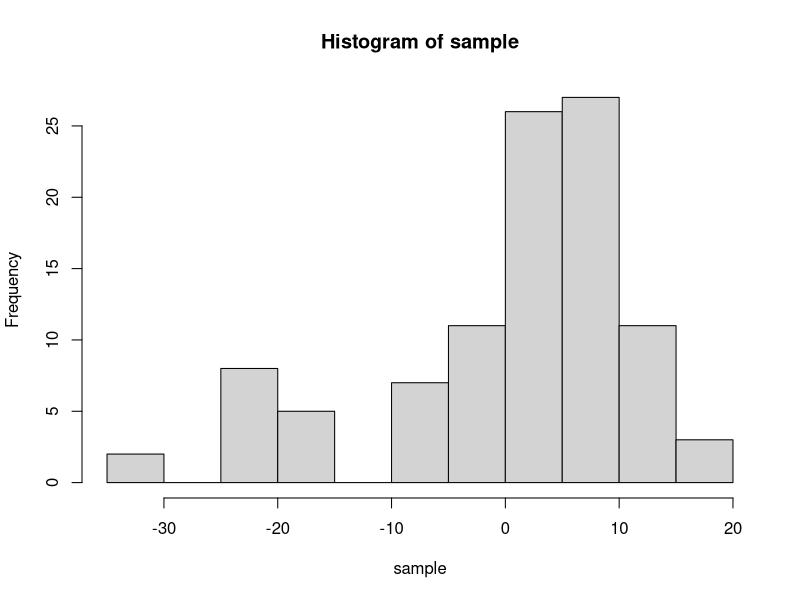
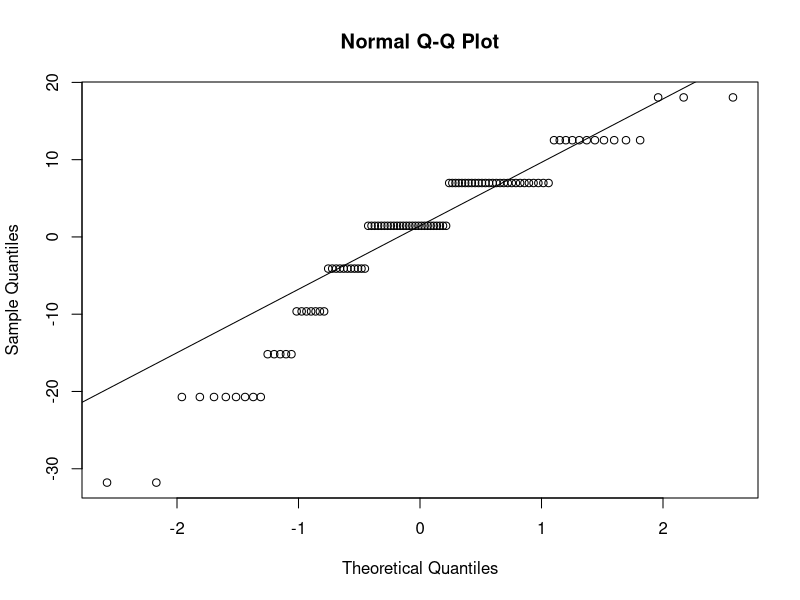

The R source for these figures, in order:
## ---- chunk 1
knitr::opts_chunk$set(echo = TRUE)
## ---- chunk 2
Nattempts = 1000
nsample = 100
for (i in 1:Nattempts)  # can be written without the for loop (nicer) !
{
  poisson_sample = rpois(nsample, lambda = 3)
  sample = sqrt(nsample) * (mean(poisson_sample) - poisson_sample) / sqrt(mean(poisson_sample))
}  

hist(sample)
## ---- chunk 3
qqnorm(sample)
qqline(sample)
